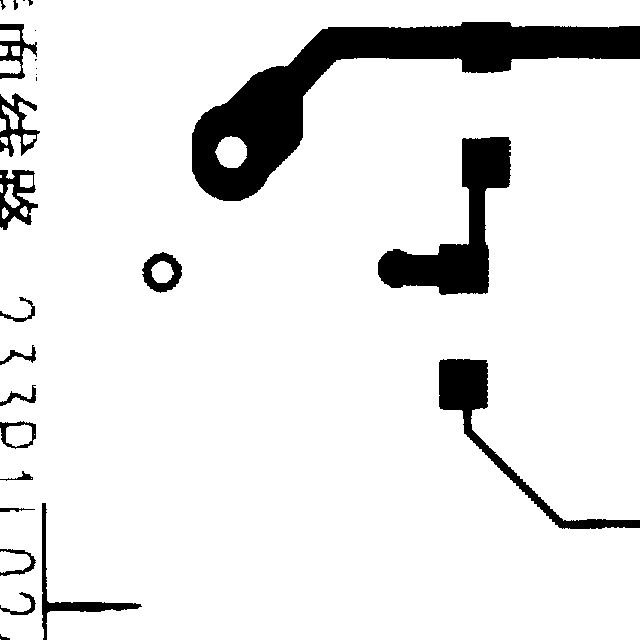
#> input picture PCB Defect/PCBData/group00041/00041/00041004_temp.jpg, 640 x 640 px
$ python ms.py
#> lines starting #> are read from the running program, lines starting #| are printed output that depends on the picture; after the words box and inside, x2 and y2 are one past the last pixel; in counts of white or black regions, pixels touching at a corner belong together
# -*- coding: utf-8 -*-
"""
Created on Fri May 14 11:51:18 2021

@author: AMK
"""


import numpy as np
import cv2
from sklearn.cluster import MeanShift, estimate_bandwidth

from matplotlib import pyplot as plt
import easygui
ImagePath=easygui.fileopenbox()
#> the answer given: ../PCB Defect/PCBData/group00041/00041/00041004_temp.jpg

originImg=cv2.imread(ImagePath)
#> originImg is the input picture: shape (640, 640, 3); min 0, max 255, mean 229.6
# Shape of original image
originShape = originImg.shape
#> originShape = (640, 640, 3)


# Converting image into array of dimension [nb of pixels in originImage, 3]
# based on r g b intensities
flatImg=np.reshape(originImg, [-1, 3])


# Estimate bandwidth for meanshift algorithm
bandwidth = estimate_bandwidth(flatImg, quantile=0.1, n_samples=100)
#> bandwidth = 39.44
ms = MeanShift(bandwidth = bandwidth, bin_seeding=True)

# Performing meanshift on flatImg
ms.fit(flatImg)

# (r,g,b) vectors corresponding to the different clusters after meanshift
labels=ms.labels_


# Remaining colors after meanshift
cluster_centers = ms.cluster_centers_
#> cluster_centers = [[255, 255, 255], [0.231, 0.231, 0.231]]

# Finding and diplaying the number of clusters
labels_unique = np.unique(labels)
#> labels_unique = [0, 1]
n_clusters_ = len(labels_unique)
#> n_clusters_ = 2
print("number of estimated clusters : %d" % n_clusters_)
#| number of estimated clusters : 2

# Displaying segmented image
segmentedImg = np.reshape(labels, originShape[:2])
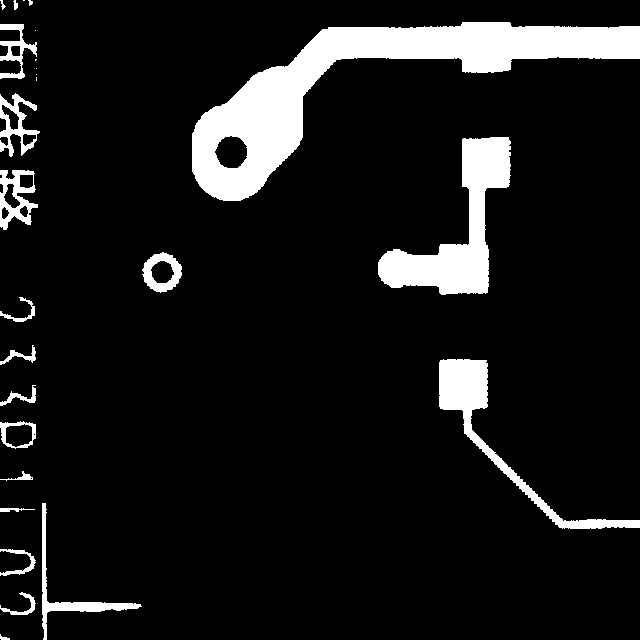
#> segmentedImg: shape (640, 640) int64; values 0 (black) and 1 (white), 10% white; 26 white regions (7 under 20 px), largest, box (x1, y1, x2, y2) and area: (192, 22, 640, 201) 22060, (378, 137, 511, 295) 7717, (439, 359, 640, 529) 4312
segmentedImg2 = cluster_centers[np.reshape(labels, originShape[:2])]

cv2.imwrite('meanshist.jpg',segmentedImg2)

$ run again, on PCB Defect/PCBData/group00041/00041/00041047_temp.jpg
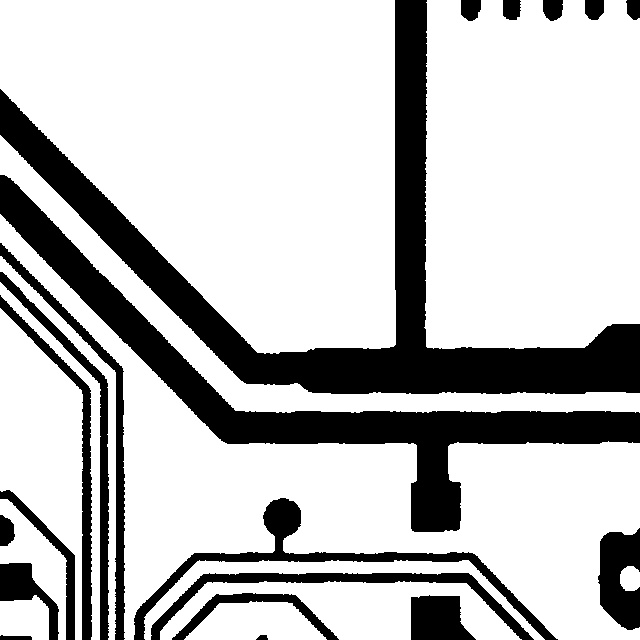
#> input picture PCB Defect/PCBData/group00041/00041/00041047_temp.jpg, 640 x 640 px
#> originImg is the input picture: shape (640, 640, 3); min 0, max 255, mean 193.2
#> bandwidth = 0.156
#> cluster_centers = 18 rows, first 8: [255, 255, 255], [0, 0, 0], [254, 254, 254], [1, 1, 1], [253, 253, 253], [2, 2, 2], [252, 252, 252], [3, 3, 3]
#> labels_unique = 18 values from 0 to 17
#> n_clusters_ = 18
#| number of estimated clusters : 18
#> `segmentedImg = np.reshape(labels, originShape[:2])`:
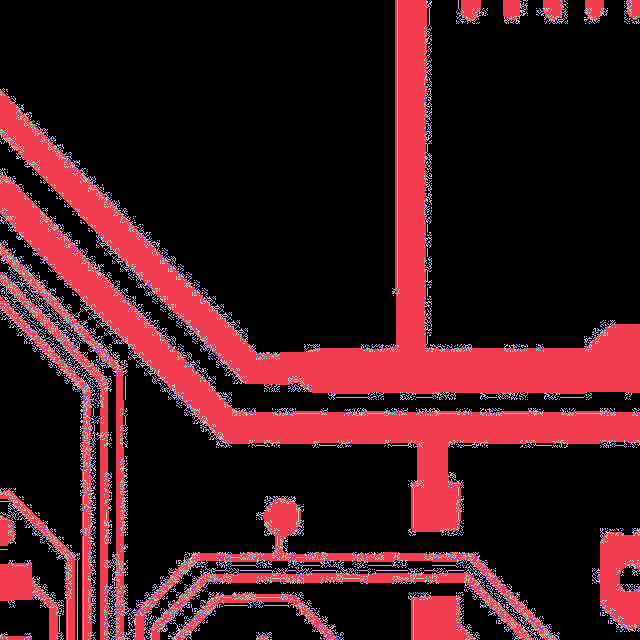
#> segmentedImg: shape (640, 640) int64; 18 distinct labels, from 0 to 17; one colour per label, 0 black

$ run again, on PCB Defect/PCBData/group00041/00041/00041051_temp.jpg
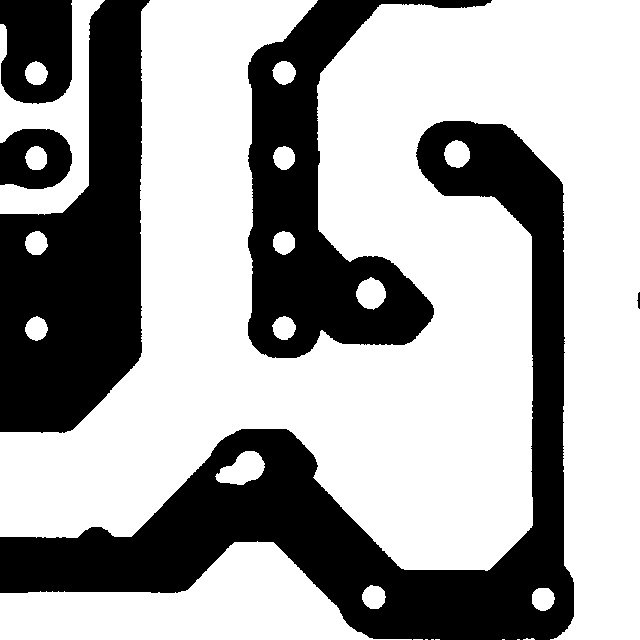
#> input picture PCB Defect/PCBData/group00041/00041/00041051_temp.jpg, 640 x 640 px
#> originImg is the input picture: shape (640, 640, 3); min 0, max 255, mean 163.9
#> bandwidth = 0.242
#> cluster_centers = 16 rows, first 8: [255, 255, 255], [0, 0, 0], [1, 1, 1], [254, 254, 254], [2, 2, 2], [253, 253, 253], [3, 3, 3], [252, 252, 252]
#> labels_unique = [0, 1, 2, 3, 4, 5, 6, 7, 8, 9, 10, 11, 12, 13, 14, 15]
#> n_clusters_ = 16
#| number of estimated clusters : 16
#> `segmentedImg = np.reshape(labels, originShape[:2])`:
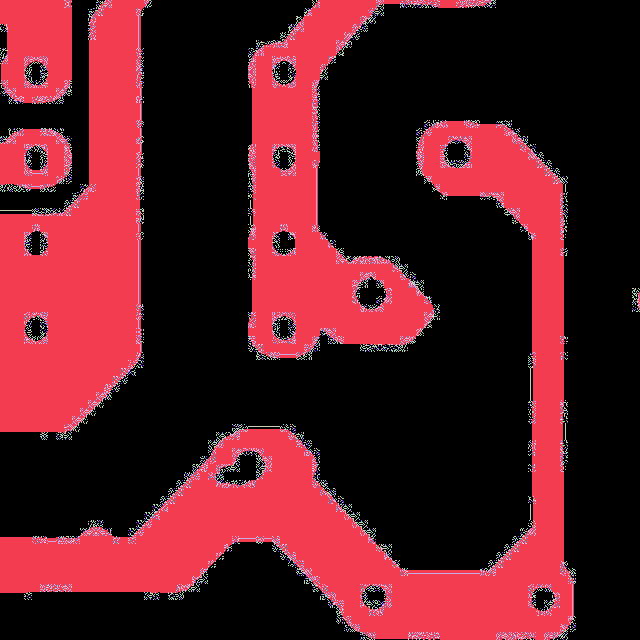
#> segmentedImg: shape (640, 640) int64; 16 distinct labels, from 0 to 15; one colour per label, 0 black

$ run again, on PCB Defect/PCBData/group00041/00041/00041058_temp.jpg
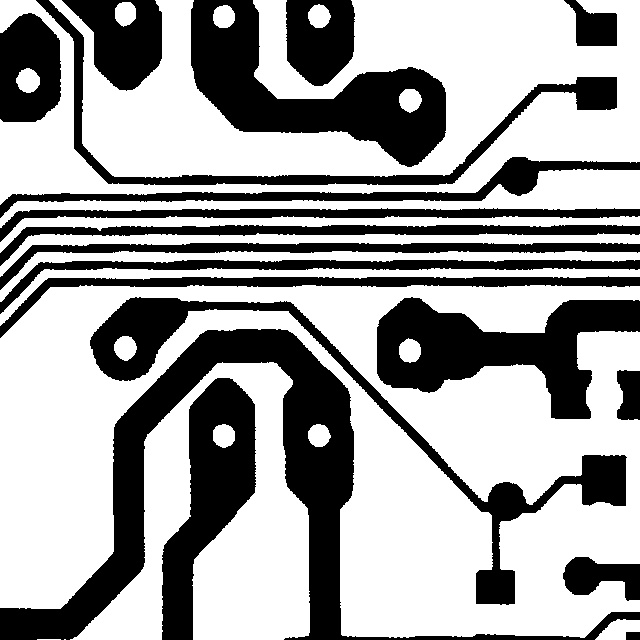
#> input picture PCB Defect/PCBData/group00041/00041/00041058_temp.jpg, 640 x 640 px
#> originImg is the input picture: shape (640, 640, 3); min 0, max 255, mean 161.5
#> bandwidth = 0.294
#> cluster_centers = 17 rows, first 8: [255, 255, 255], [0, 0, 0], [254, 254, 254], [1, 1, 1], [2, 2, 2], [253, 253, 253], [252, 252, 252], [3, 3, 3]
#> labels_unique = 17 values from 0 to 16
#> n_clusters_ = 17
#| number of estimated clusters : 17
#> `segmentedImg = np.reshape(labels, originShape[:2])`:
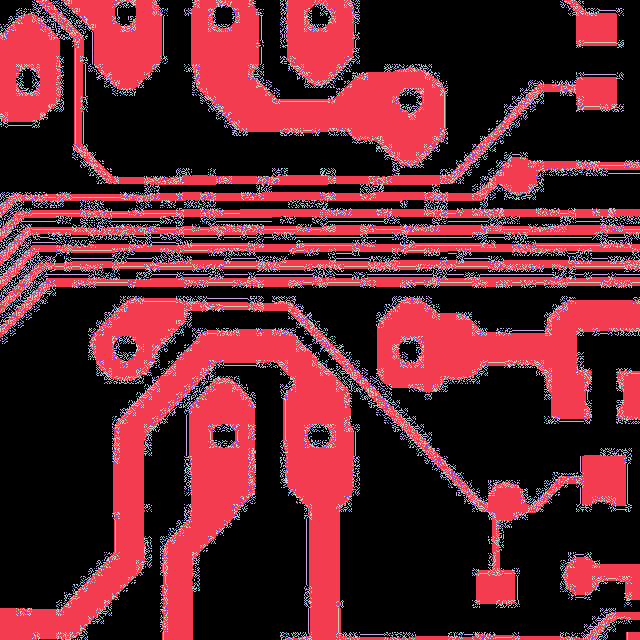
#> segmentedImg: shape (640, 640) int64; 17 distinct labels, from 0 to 16; one colour per label, 0 black
